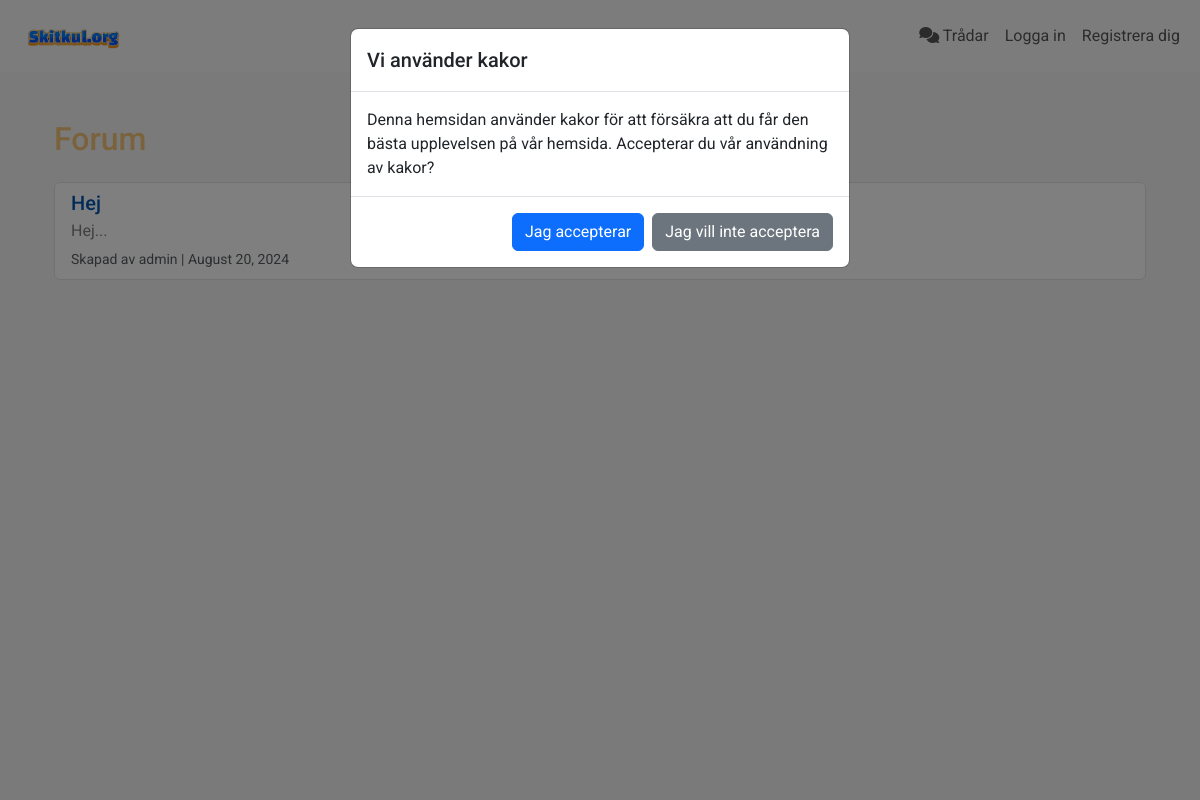
The app's page /forum, older data.
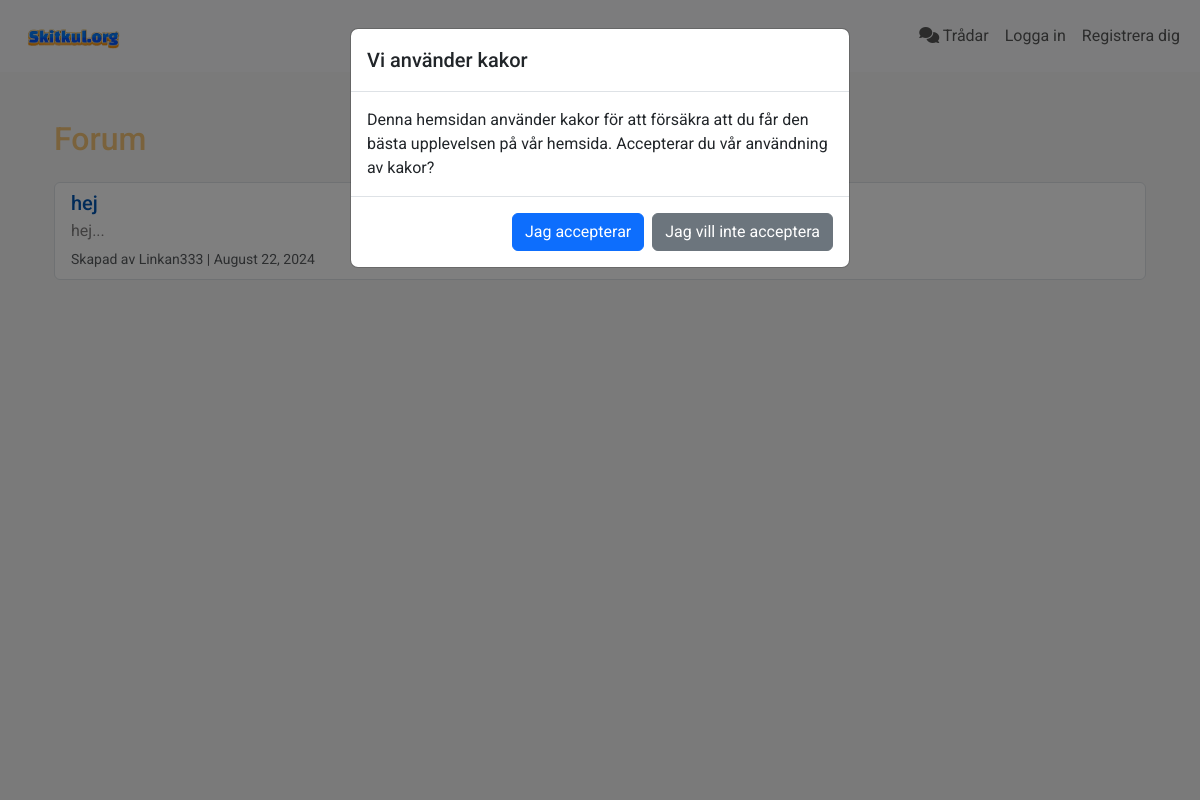
The same page, newer data.
### app.py (models this page shows, shortened)
class Thread(db.Model):
    id = db.Column(db.Integer, primary_key=True)
    title = db.Column(db.String(150), nullable=False)
    content = db.Column(db.Text, nullable=False)
    author_id = db.Column(db.Integer, db.ForeignKey('user.id'), nullable=False)
    timestamp = db.Column(db.DateTime, default=datetime.utcnow)
    replies = db.relationship('Reply', backref='thread', lazy=True, cascade='all, delete-orphan')

class User(db.Model, UserMixin):
    id = db.Column(db.Integer, primary_key=True)
    username = db.Column(db.String(150), nullable=False, unique=True)
    email = db.Column(db.String(150), nullable=False, unique=True)
    password = db.Column(db.String(150), nullable=False)
    profile_picture = db.Column(db.String(150), nullable=True)
    join_date = db.Column(db.DateTime, nullable=False, default=datetime.utcnow)
    is_active = db.Column(db.Boolean, default=False)
    threads = db.relationship('Thread', backref='author', lazy=True)
    is_admin = db.Column(db.Boolean, default=False)
    notifications = db.relationship('Notification', back_populates='user', lazy='dynamic')

### app.py (the view)
@app.route('/forum')
def forum():
    threads = Thread.query.order_by(Thread.timestamp.desc()).all()
    return render_template('forum.html', threads=threads)

### templates/forum.html
{% extends "layout.html" %}
{% block content %}
<div class="container mt-5">
    <h2 class="mb-4" style="color: rgba(243, 156, 18, 0.55);">Forum</h2>
    <div class="list-group">
        {% for thread in threads %}
            <a href="{{ url_for('view_thread', thread_id=thread.id) }}" class="list-group-item list-group-item-action border rounded" style="border-color: black;">
                <h5 class="mb-1" style="color: #0056b3;">{{ thread.title }}</h5>
                <p class="mb-1" style="color: #807e7e;">{{ thread.content[:100] }}...</p>
                <small class="text-muted">Skapad av {{ thread.author.username }} | {{ thread.timestamp.strftime('%B %d, %Y') }}</small>
            </a>
        {% else %}
            <p>Inga trådar har skapats ännu.</p>
        {% endfor %}
    </div>
</div>
{% endblock %}

Row changes from the older to the newer data that the page shows:
changed Thread: title "Hej" → "hej"; content "Hej" → "hej"; author.username "admin" → "Linkan333"; timestamp "August 20, 2024" → "August 22, 2024"
